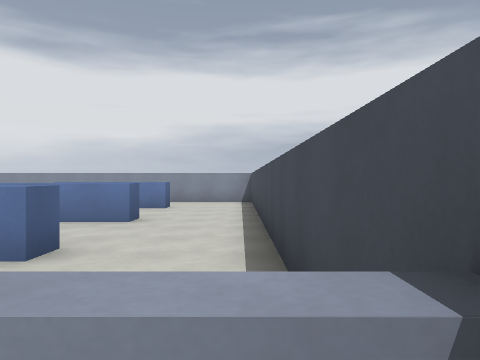
[1] (above)

16 first-person views from a walk through a Godot game level. The camera is 1.5 m above the floor, looks level and sees 70° across. Doors that lead somewhere are drawn open, without their leaves. The floor is counted in squares, 2 m on a side. Each view is taken from the middle of a square. On the plan, view 1 faces up. The plan holds only what a view shows up to about 11 squares ahead; the rest is blank.

[2]
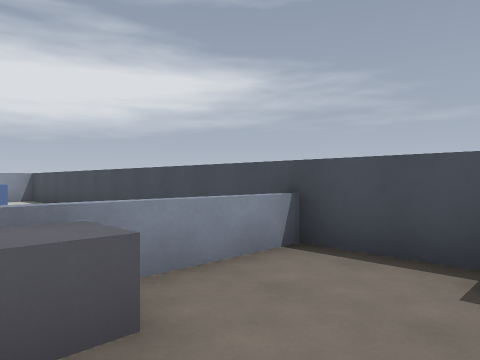

[3]
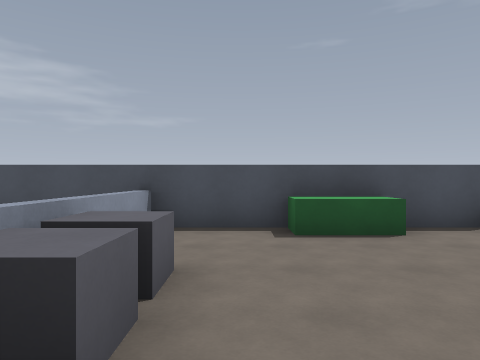

[4]
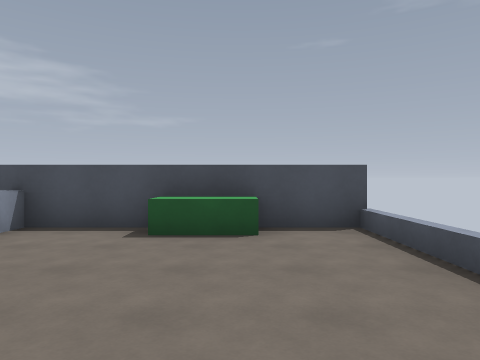

[5]
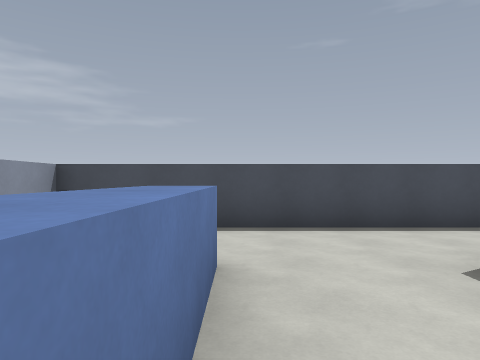

[6]
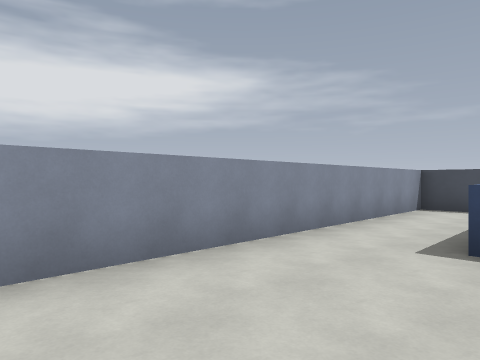

[7]
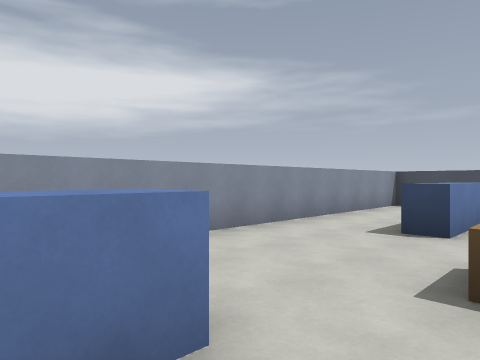

[8]
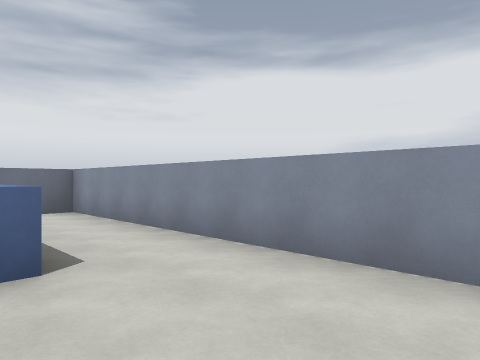

[9]
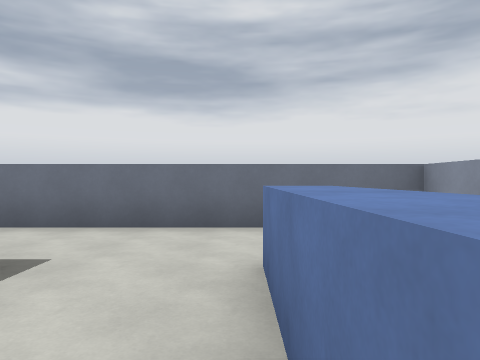

[10]
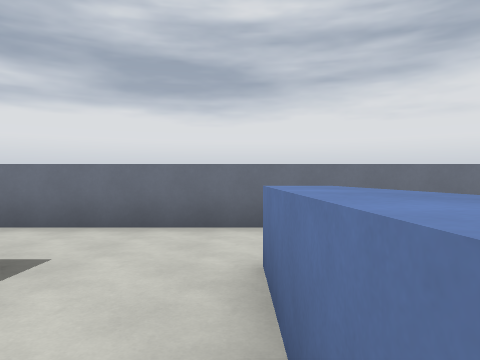

[11]
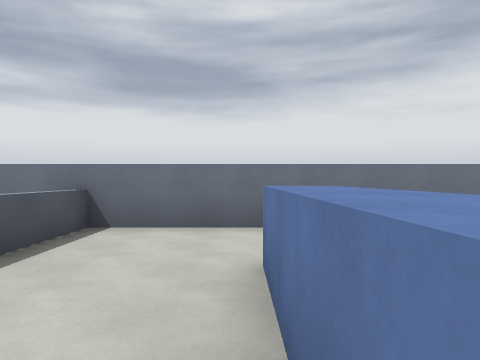

[12]
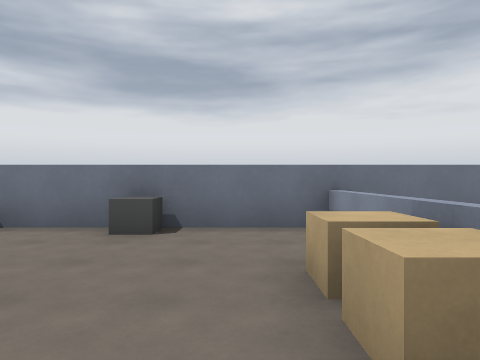

[13]
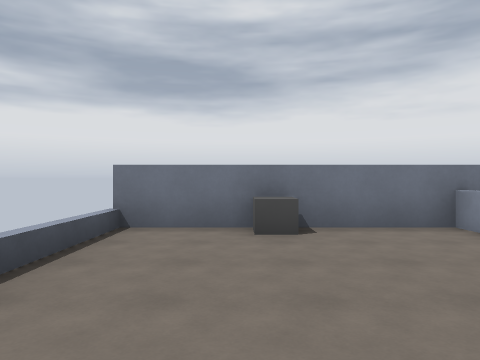

[14]
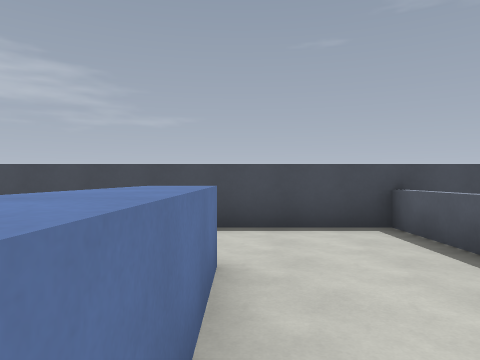

[15]
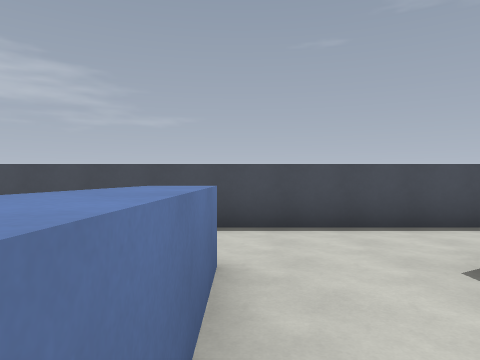

[16]
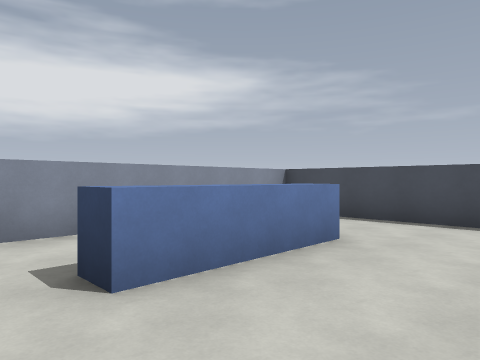

### Floor plan
Key: @ floor where view 1 was taken; # wall or solid block; . floor; = window, fence, low wall or low ledge; ^ raised ledge; B block.
Columns run from 15 left of view 1 to 1 right of it. Each row starts with its distance up from view 1.
 12 #################
 11 #...............#
 10 #  .^^.....^^...#
  9 #...............#
  8 #..... .^ ......#
  7 #...^^   . ^^...#
  6 #......   ......#
  5 #.....     .....#
  4 #...^^     ^^...#
  3 #......   ......#
  2 #.....     .....#
  1 #=...       ...=#
  0 #..^^.     BB..@#
 -1 #......   ......#
 -2 #^....     ....^#
 -3 #......   .....^#
 -4 #.....     .....#
 -5 #^^^^       ^^^^#

Where each view was taken, in squares from view 1:
view 1: 0 up, 0 right, facing up
view 2: 2 down, 3 left, facing up-right
view 3: 1 down, 5 left, facing right
view 4: 3 down, 5 left, facing right
view 5: 9 up, 5 left, facing right
view 6: 9 up, 9 left, facing up-right
view 7: 8 up, 10 left, facing up-right
view 8: 9 up, 6 left, facing up-left
view 9: 9 up, 9 left, facing left
view 10: 6 up, 9 left, facing left
view 11: 3 up, 9 left, facing left
view 12: 1 down, 9 left, facing left
view 13: 3 down, 9 left, facing left
view 14: 3 up, 5 left, facing right
view 15: 6 up, 5 left, facing right
view 16: 7 up, 6 left, facing up-right
